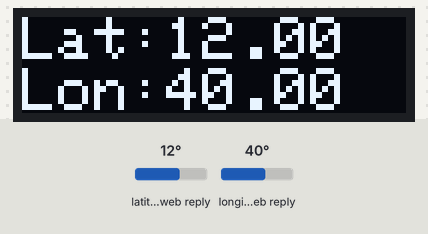
Simulated run of this sketch. Board: ESP8266 (NodeMCU). Shown: 128×32 one-colour display. Inputs (shaded band) come from the test bench; at power-on: latitude in the web reply 12°, longitude in the web reply 40°. WiFi joins after 1.5 s; servers stay silent unless stated; the display library's start-up logo is not drawn; uploads are accepted with an empty reply; web services answer with replies made up by the test bench; what the sketch prints to the serial monitor is not drawn.

Above: at 6.1 s.

The sketch:

IssTracker.ino
```cpp
#include <ESP8266WiFi.h>
#include <ESP8266HTTPClient.h>
#include <ArduinoJson.h>

#include <SPI.h>
#include <Wire.h>
#include <Adafruit_GFX.h>
#include <Adafruit_SSD1306.h>

// Configuration
const char *ssid = "VM4514059";
const char *password = "rnk8dddwSzG7";
const String myLat = "52.954784";
const String myLon = "-1.158109";
const String myAlt = "46";
const String nPass = "1";
const int apiPollRate = 5000;      //ms
const int screenSwitchRate = 5000; //ms
const int updateRate = 500;        //ms
const bool DEBUGMode = false;

// Setup
const size_t capacityIssPass = JSON_ARRAY_SIZE(1) + JSON_OBJECT_SIZE(2) + JSON_OBJECT_SIZE(3) + JSON_OBJECT_SIZE(5) + 110;
const size_t capacityIssPos = JSON_OBJECT_SIZE(2) + JSON_OBJECT_SIZE(3) + 90;
const size_t DEBUGcapacityTime = JSON_OBJECT_SIZE(1) + 30;
String payloadIssPass = "http://api.open-notify.org/iss-pass.json?lat=" + myLat + "&lon=" + myLon + "&alt=" + myAlt + "&n=" + nPass;
String payloadIssPos = "http://api.open-notify.org/iss-now.json";
String DEBUGpayloadUnixTimeStamp = "http://showcase.api.linx.twenty57.net/UnixTime/tounixtimestamp?datetime=now";
DynamicJsonDocument issPass(capacityIssPass);
DynamicJsonDocument issPosOld(capacityIssPos);
DynamicJsonDocument issPosNew(capacityIssPos);
DynamicJsonDocument DEBUGunixTimestamp(DEBUGcapacityTime);
long unixTimestamp;
long polledUnixTimestamp;

String systemStates[] = {"displayPos", "displayPass", "issOverhead"};
String systemState = systemStates[0];
int nStates = 2;
int iState = 0;

long prevSwitch = 0;
long prevPoll = 0;
long currentTime = 0;
long dt = 0;
long prevPassPoll = 0;
long timeToPassComplete;

#define SCREEN_WIDTH 128 // OLED display width, in pixels
#define SCREEN_HEIGHT 32 // OLED display height, in pixels
// Declaration for an SSD1306 display connected to I2C (SDA, SCL pins)
#define OLED_RESET -1 // Reset pin # (or -1 if sharing Arduino reset pin)
Adafruit_SSD1306 display(SCREEN_WIDTH, SCREEN_HEIGHT, &Wire, OLED_RESET);

struct issTel
{
  float lat;
  float lon;
  float vlat;
  float vlon;
  long timestamp;
};
float iss_position_latitude = 0;
float iss_position_longitude = 0;
struct issTel issCurrentTel;
int response_0_duration = 0;
long response_0_risetime = 0;

bool fill = false;

void display_position(float iss_position_latitude, float iss_position_longitude)
{
  // Display the position of the ISS
  display.clearDisplay();
  display.setTextSize(2);
  display.setTextColor(WHITE);
  display.setCursor(0, 0);
  display.print("Lat:");
  display.print(iss_position_latitude);
  display.setCursor(0, 17);
  display.print("Lon:");
  display.print(iss_position_longitude);
  display.display();
}

void display_pass(long response_0_risetime, long timestamp)
{
  // Display the Next pass
  long nextPass = response_0_risetime - timestamp;

  display.clearDisplay();
  display.setTextSize(2);
  display.setTextColor(WHITE);
  display.setCursor(9, 0);
  display.print("Next Pass");
  display.setCursor(42, 17);
  display.print(nextPass);
  display.print("s");

  display.display();
}

bool display_iss_overhead(bool fill)
{
  display.clearDisplay();

  if (fill)
  {
    display.fillScreen(WHITE);
    display.setTextColor(BLACK);
    display.drawFastHLine(2, 3, 128 * (unixTimestamp - response_0_risetime) / (response_0_duration), BLACK);
    display.fillCircle(128 * (unixTimestamp - response_0_risetime) / (response_0_duration), 3, 2, BLACK);
  }
  else
  {
    display.setTextColor(WHITE);
    display.drawFastHLine(2, 3, 128 * (unixTimestamp - response_0_risetime) / (response_0_duration), WHITE);
    display.fillCircle(128 * (unixTimestamp - response_0_risetime) / (response_0_duration), 3, 2, WHITE);
  }
  display.setTextSize(2);
  display.setCursor(10, 8);
  display.print("Overhead!");
  display.display();
  if (fill)
  {
    return false;
  }
  else
  {
    return true;
  }
}

DynamicJsonDocument make_api_request(DynamicJsonDocument doc, String payload)
{
  //  Setup
  HTTPClient http;

  //  Make a call to the API.
  http.begin(payload);
  int httpCode = http.GET();

  //  If okay, return the JsonObject
  if (httpCode > 0)
  {
    String json = http.getString();
    deserializeJson(doc, json);
  }
  return doc;
}

long getUnixTimeStamp()
{
  DEBUGunixTimestamp = make_api_request(DEBUGunixTimestamp, DEBUGpayloadUnixTimeStamp);
  unixTimestamp = DEBUGunixTimestamp["UnixTimeStamp"];
  Serial.println("Polling Timestamp");
  return unixTimestamp;
}

struct issTel getIssPosVel(DynamicJsonDocument issPosNew, DynamicJsonDocument issPosOld)
{
  struct issTel issTelInstance;

  const float iss_position_latitude_new = issPosNew["iss_position"]["latitude"];   // "-49.6816"
  const float iss_position_longitude_new = issPosNew["iss_position"]["longitude"]; // "93.3567"
  const float iss_position_latitude_old = issPosOld["iss_position"]["latitude"];   // "-49.6816"
  const float iss_position_longitude_old = issPosOld["iss_position"]["longitude"];

  issTelInstance.vlat = (iss_position_latitude_new - iss_position_latitude_old) / apiPollRate;
  issTelInstance.vlon = (iss_position_longitude_new - iss_position_longitude_old) / apiPollRate;
  issTelInstance.lat = iss_position_latitude_new;
  issTelInstance.lon = iss_position_longitude_new;
  issTelInstance.timestamp = issPosNew["timestamp"];

  return issTelInstance;
}

void setup()
{

  Serial.begin(9600);

  //  Setup Display
  if (!display.begin(SSD1306_SWITCHCAPVCC, 0x3C))
  { // Address 0x3C for 128x32
    Serial.println(F("SSD1306 allocation failed"));
    for (;;)
      ; // Don't proceed, loop forever
  }

  if (DEBUGMode)
  {
    display.clearDisplay();
    display.setTextSize(4);
    display.setTextColor(WHITE);
    display.setCursor(0, 0);
    display.print("DEBUG");
  }

  display.display();
  delay(2000); // Pause for 2 seconds

  //  Setup Wifi
  WiFi.begin(ssid, password);

  while (WiFi.status() != WL_CONNECTED)
  {
    delay(1000);
    Serial.println("Connecting...");
  }

  // Initalise the iss positionining system
  issPosOld = make_api_request(issPosOld, payloadIssPos);
  delay(1000);
  issPosNew = make_api_request(issPosNew, payloadIssPos);
  issCurrentTel = getIssPosVel(issPosNew, issPosOld);

  // Initalise the iss pass system
  issPass = make_api_request(issPass, payloadIssPass + "&datetime=" + prevPassPoll);
  response_0_duration = issPass["response"][0]["duration"]; // 654
  response_0_risetime = issPass["response"][0]["risetime"]; // 1597576525
  timeToPassComplete = (response_0_risetime + response_0_duration - issCurrentTel.timestamp) * 1000;

  // If we're in debug mode, just grap the unixTimestamp and set the pass time to be 30 seconds from now
  if (DEBUGMode)
  {
    polledUnixTimestamp = getUnixTimeStamp();
    unixTimestamp = polledUnixTimestamp;
    response_0_duration = 20;
    response_0_risetime = unixTimestamp + 60;
    timeToPassComplete = (response_0_duration + response_0_risetime - unixTimestamp) * 1000;
  }
}

void loop()
{
  // System state changer
  if (millis() - prevSwitch > screenSwitchRate)
  {
    prevSwitch = millis();
    systemState = systemStates[iState % nStates];
    iState += 1;
    if (iState == nStates)
    {
      iState = 0;
    }
  }
  if (unixTimestamp > response_0_risetime)
  {
    Serial.println("ISS Overhead Detected");
    systemState = "issOverhead";
  }

  // Repoll the Position API
  if (millis() - prevPoll > apiPollRate)
  {
    Serial.println("Polling Positional API");
    issPosOld = issPosNew;
    issPosNew = make_api_request(issPosNew, payloadIssPos);
    issCurrentTel = getIssPosVel(issPosNew, issPosOld);
    polledUnixTimestamp = getUnixTimeStamp();
    unixTimestamp = polledUnixTimestamp;
    prevPoll = millis();
  }

  // Repoll the pass API
  if (millis() - prevPassPoll > timeToPassComplete)
  {
    Serial.println("Polling Pass API");
    prevPassPoll = millis();
    issPass = make_api_request(issPass, payloadIssPass + "&datetime=" + prevPassPoll);
    response_0_duration = issPass["response"][0]["duration"]; // 654
    response_0_risetime = issPass["response"][0]["risetime"]; // 1597576525
    timeToPassComplete = (response_0_risetime + response_0_duration - unixTimestamp) * 1000;

    // If the next risetime is in the pass, poll every 10 seconds till we get a new response
    if (response_0_risetime < unixTimestamp)
    {
      timeToPassComplete = 10000;
    }

    // If we're debugging, set the risetime to be in 1 minute, and the duration to be 30 seconds
    if (DEBUGMode)
    {
      response_0_duration = 20;
      response_0_risetime = unixTimestamp + 60;
      timeToPassComplete = (response_0_duration + response_0_risetime - unixTimestamp) * 1000;
    }
  }

  // Update the position
  currentTime = millis();
  dt = (currentTime - prevPoll);
  iss_position_latitude = issCurrentTel.lat + issCurrentTel.vlat * dt;
  iss_position_longitude = issCurrentTel.lon + issCurrentTel.vlon * dt;
  unixTimestamp = polledUnixTimestamp + (dt / 1000);

  // System State Iterator
  if (systemState == "displayPos")
  {
    display_position(iss_position_latitude, iss_position_longitude);
  }
  else if (systemState == "displayPass")
  {
    display_pass(response_0_risetime, unixTimestamp);
  }
  else if (systemState == "issOverhead")
  {
    fill = display_iss_overhead(fill);
  }

  // Printing to the Serial Monitor
  Serial.println(" ");

  Serial.print("Timestamp: ");
  Serial.println(unixTimestamp);

  Serial.print("System State: ");
  Serial.println(systemState);

  Serial.print("Next pass in in: ");
  Serial.println(response_0_risetime - unixTimestamp);

  Serial.print("Will poll pass API in: ");
  Serial.println((timeToPassComplete - (millis() - prevPassPoll)) / 1000);

  Serial.print("Will poll pos API in: ");
  Serial.println((apiPollRate - (millis() - prevPoll)) / 1000);

  delay(updateRate);
}
```
